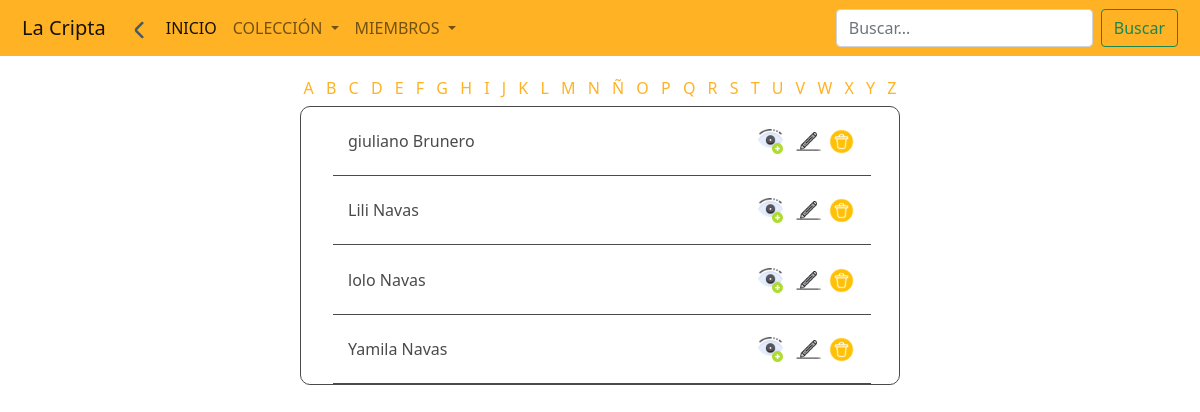
Screenshot of /usuarios/ with the database file from the repository.
### usuarios/models.py (models this page shows)
class Usuarios(models.Model):
    nombre = models.CharField(max_length=100, blank=False, null=False)
    apellido = models.CharField(max_length=100, blank=False, null=False)
    mail = models.EmailField(blank=False, null=False)
    tel = models.CharField(max_length=50, blank=False, null=False)
    direccion = models.CharField(max_length=100, blank=True, null=True)
    localidad = models.CharField(max_length=100, blank=False, null=False)
    fecha_de_registro= models.DateField(default=timezone.now)
    historial_de_prestamos = models.ManyToManyField('Prestamos', blank=True)
    adeuda = models.BooleanField(default=False)
    def __str__(self):
        return f'{self.nombre} {self.apellido}'

### usuarios/views.py (the view)
# urls.py: path('', views.listar, name='listar'),
def listar(request, letra = None):
    if letra != None:
        usuarios = Usuarios.objects.filter(nombre__istartswith = letra)
    else:
        usuarios = Usuarios.objects.filter(nombre__contains = request.GET.get('search', ''))
    contexto = {
        'usuarios' : usuarios
    }
    return render(request, 'usuarios/view.html', contexto)

### usuarios/templates/usuarios/view.html (shortened to what this page needs)
{% extends "layout/base.html" %}
{% block 'content' %}
{% load static %}
    {% include "usuarios/partials/by_initial.html" %}
    <ul class='list'>
        {% for usuario in usuarios %}
            <li>{{usuario}}
                <span>
                    <a href="{% url "usuarios:detallar" id=usuario.id%}" class='btn btn-ops-v'>
                        <img src="{% static 'img/ver.png' %}" width=25px height=25px alt="Ver">
                    </a>
                    <a href="{% url "usuarios:editar" id=usuario.id %}" class='btn btn-ops'>
                        <img src="{% static 'img/editar(2).png' %}" width=25px  alt="Editar">
                    </a>
                    <a href="{% url "usuarios:confirmacion-borrar" id=usuario.id %}" class='btn btn-ops'>
                        <img src="{% static 'img/eliminar-simbolo.png' %}" width=25px  alt="Borrar">
                    </a>
                </span>
            </li>
        {% endfor %}
    </ul>
{% endblock 'content' %}

### static/css/style.css (style rules this page uses)
:root { --color-text: #4b4a4a; }
* { margin: 0; padding: 0; color: var(--color-text); }
.list { display: flex; flex-direction: column; border: 1px solid var(--color-text); border-radius: 10px; width: 50%; list-style-type: none; }
.list li { padding: 15px; width: 95%; border-bottom: 1px solid var(--color-text); display: flex; justify-content: space-between; align-items: center; }
.btn { text-align: center; text-decoration: none; }
.btn-ops { padding: 1px; }
.btn-ops-v { padding: 5px; }

### rows the page displays
Usuarios: nombre+apellido "giuliano Brunero"
Usuarios: nombre+apellido "Lili Navas"
Usuarios: nombre+apellido "lolo Navas"
Usuarios: nombre+apellido "Yamila Navas"
